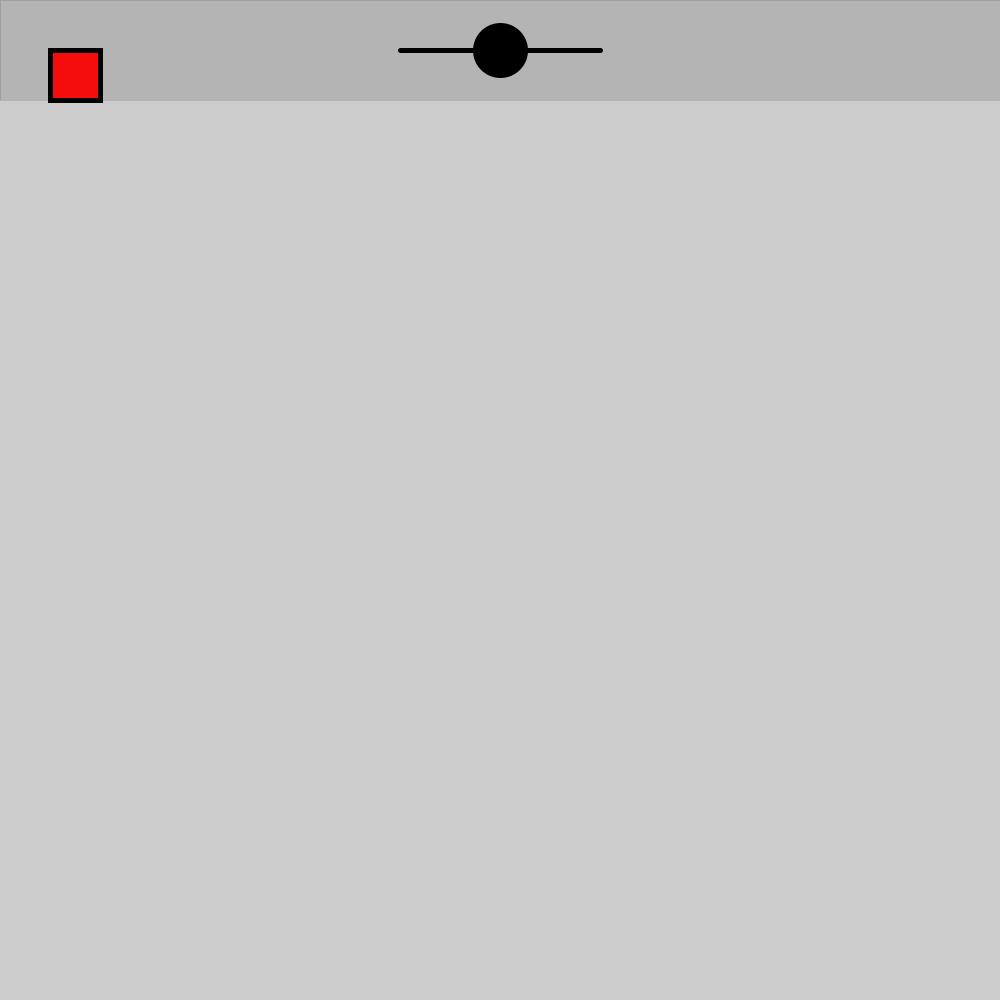
Frame 1 (no input)
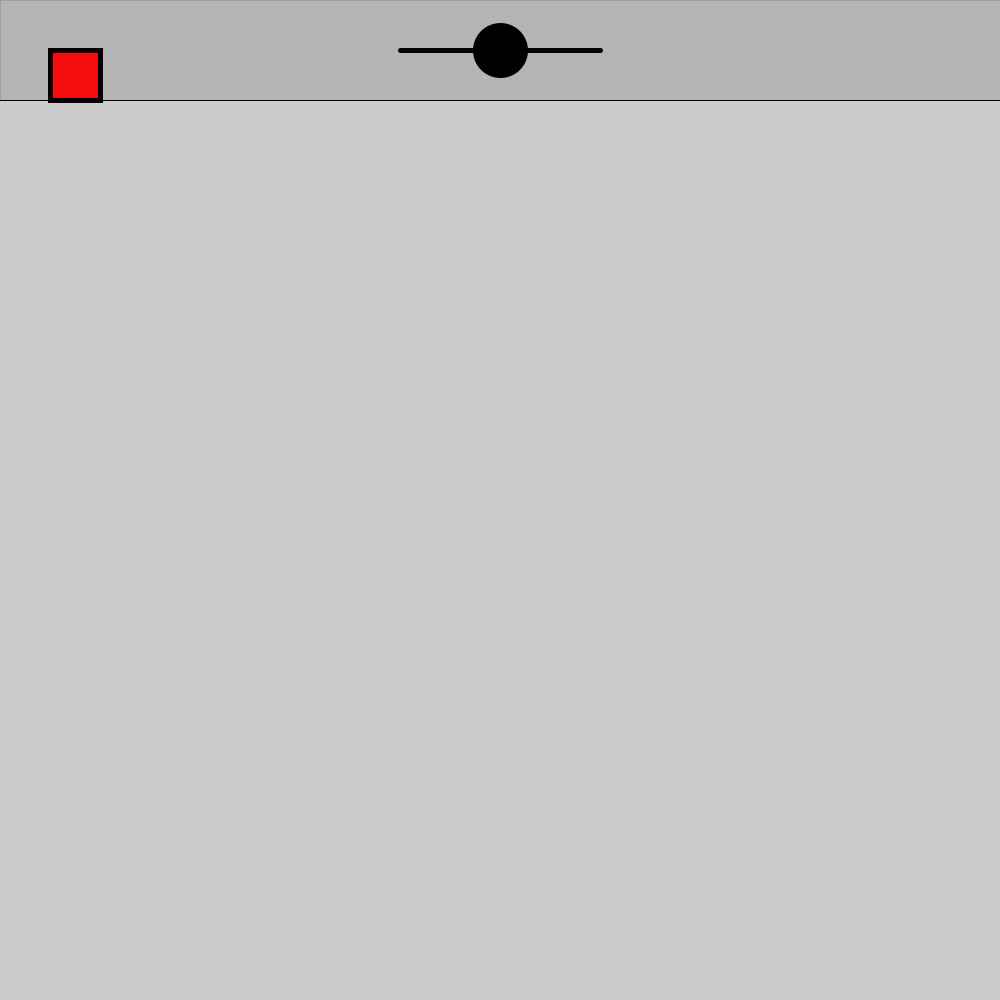
Frame 60 (the mouse pressed at the canvas centre just before this capture)
Frame 120 (the mouse held since frame 60 and released just before this capture): identical to frame 60, image omitted

The Processing sketch that drew these frames (run headless with seeded random() and noise(); from frame 60 on, the mouse is pressed at the canvas centre):

// Processing sketch: unit_3_project
// ── unit_3_project.pde
color red = #F50C0C;
color grey = #B4B4B4;
float sliderX;
float thickness;
color selectedcolor;
void setup() {
size(1000,1000);
fill(118,113,113);
sliderX = 500; //<>//
thickness = 0; //<>//
}
void draw() {
// tool bar
  strokeWeight(0);
  fill(grey);
  rect(0,0, 1000,100);
//slider 
strokeWeight(5);
line(400,50, 600,50);
fill(0);
circle(sliderX, 50 , 50);
//squiggly line
thickness = map(sliderX, 1000, 0, -60,105); 
//buttons
fill(red);
square(50,50,50);
} //<>//

   

//squiggly lines
void mouseDragged() {
  line(pmouseX, pmouseY, mouseX, mouseY);
strokeWeight(thickness);
//slider //<>//
 if(mouseX > 400 && mouseX < 600 && mouseY > 50 && mouseY < 90) {
     sliderX = mouseX;
}
}
void mouseReleased() {
if ( dist(100,100,mouseX, mouseY) < 50) {
 selectedcolor = red;

}
}
